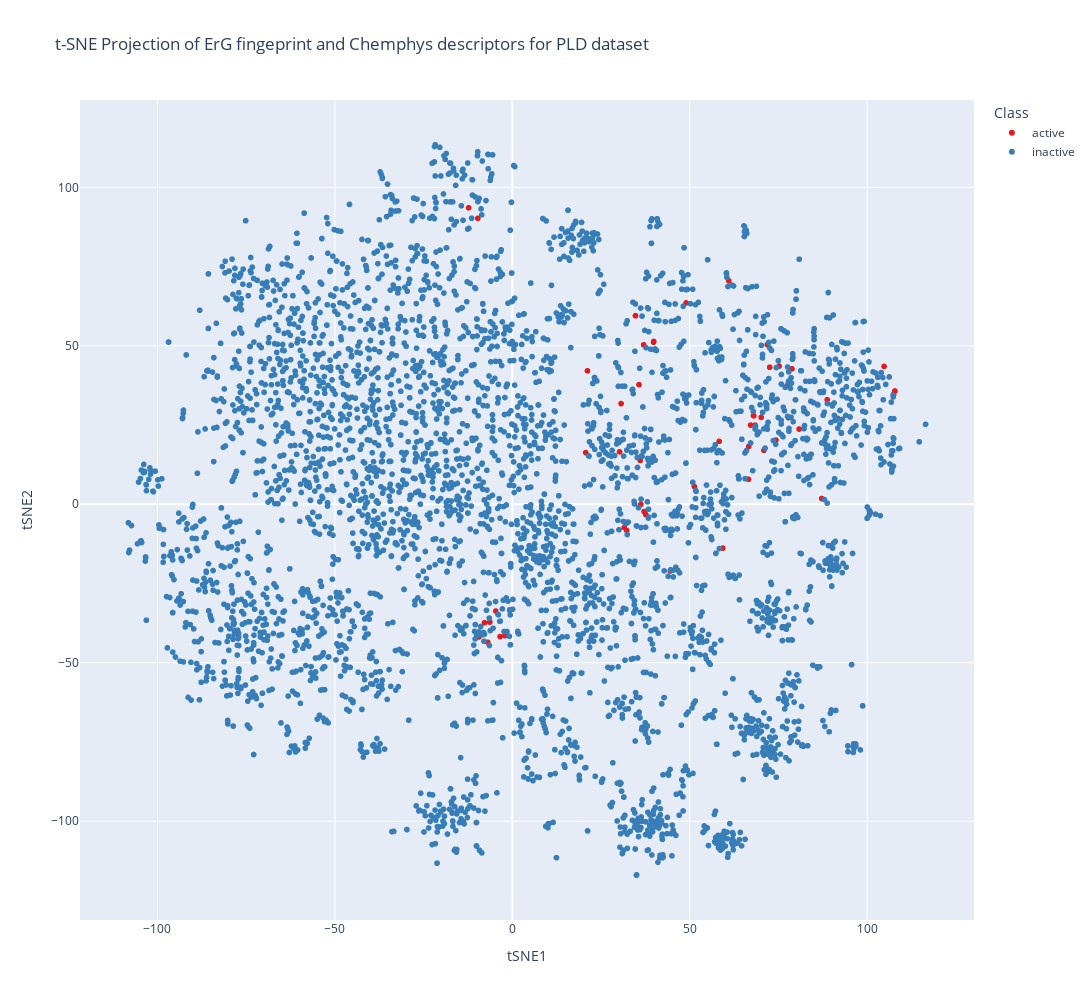

The cell this chart's notebook holds for it:
### Code cell
import plotly.express as px
import plotly as ply

fig = px.scatter(tsne_df, x='tSNE1', y='tSNE2', 
                 color='Class',
                 color_discrete_sequence=px.colors.qualitative.Set1,
                 title='t-SNE Projection of ErG fingeprint and Chemphys descriptors for PLD dataset',
                 height=1000,  # Set the height of the plot
                 width=1200)  # Set the width of the plot
fig.show()

### Figure 1 — Plotly figure (JSON) as saved in the notebook; plotly's stock layout.template omitted (floating-point values rounded to 4 significant figures; data arrays with more than 128 entries replaced by an {"elided": "..."} marker saying what was removed)
{"data": [{"hovertemplate": "Class=active<br>tSNE1=%{x}<br>tSNE2=%{y}<extra></extra>", "legendgroup": "active", "marker": {"color": "rgb(228,26,28)", "symbol": "circle"}, "mode": "markers", "name": "active", "showlegend": true, "type": "scattergl", "x": [31.58, 66.59, 32.27, 77.49, 39.82, -2.097, -3.437, -6.325, -7.83, 100.8, 37.61, 39.86, -6.318, 80.84, -10.13, 91.71, 44.56, 68.0, 88.76, 78.83, -9.702, 74.31, 71.89, 36.08, 77.84, 67.16, 36.24, -9.431, 20.71, 37.04, 37.15, 68.47, 87.22, 35.72, 75.21, 72.56, 79.81, -4.643, 68.07, 70.15, 49.0, 70.94, 58.31, 34.73, 34.74, 107.5, 71.23, 51.34, 107.9, 30.67, -12.31, 66.65, 104.8, -6.897, 61.04, 59.36, 30.24, 21.2], "xaxis": "x", "y": [-7.322, 7.867, -8.3, 37.43, 51.12, -41.47, -41.75, -37.15, -37.38, -2.833, -3.22, 51.38, -37.18, 23.73, -100.4, 27.12, -21.05, 27.94, 33.0, 42.74, 90.23, 20.26, 50.36, 13.84, 27.32, 24.99, -0.02009, -41.86, 16.31, 50.31, -2.289, 24.97, 1.807, 37.76, 43.58, 43.24, 32.97, -33.69, 27.91, 27.42, 63.53, 17.03, 19.86, 59.5, 59.5, 34.78, 17.7, 5.592, 35.74, 31.77, 93.54, 18.23, 43.5, -43.57, 70.52, -13.83, 16.53, 42.09], "yaxis": "y"}, {"hovertemplate": "Class=inactive<br>tSNE1=%{x}<br>tSNE2=%{y}<extra></extra>", "legendgroup": "inactive", "marker": {"color": "rgb(55,126,184)", "symbol": "circle"}, "mode": "markers", "name": "inactive", "showlegend": true, "type": "scattergl", "x": {"elided": "4200 float values"}, "xaxis": "x", "y": {"elided": "4200 float values"}, "yaxis": "y"}], "layout": {"height": 1000, "legend": {"title": {"text": "Class"}, "tracegroupgap": 0}, "title": {"text": "t-SNE Projection of ErG fingeprint and Chemphys descriptors for PLD dataset"}, "width": 1200, "xaxis": {"anchor": "y", "autorange": true, "domain": [0, 1], "range": [-121.7, 130.0], "title": {"text": "tSNE1"}, "type": "linear"}, "yaxis": {"anchor": "x", "autorange": true, "domain": [0, 1], "range": [-131.2, 127.6], "title": {"text": "tSNE2"}, "type": "linear"}}}
